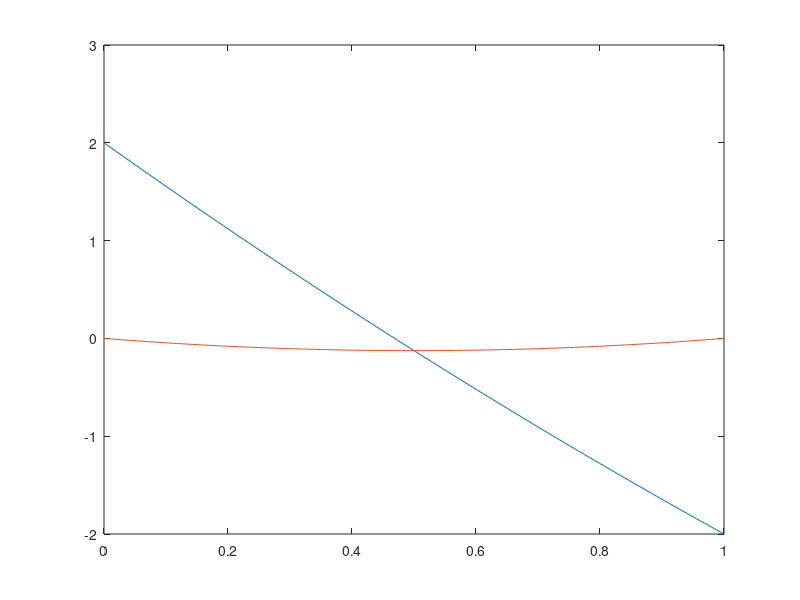
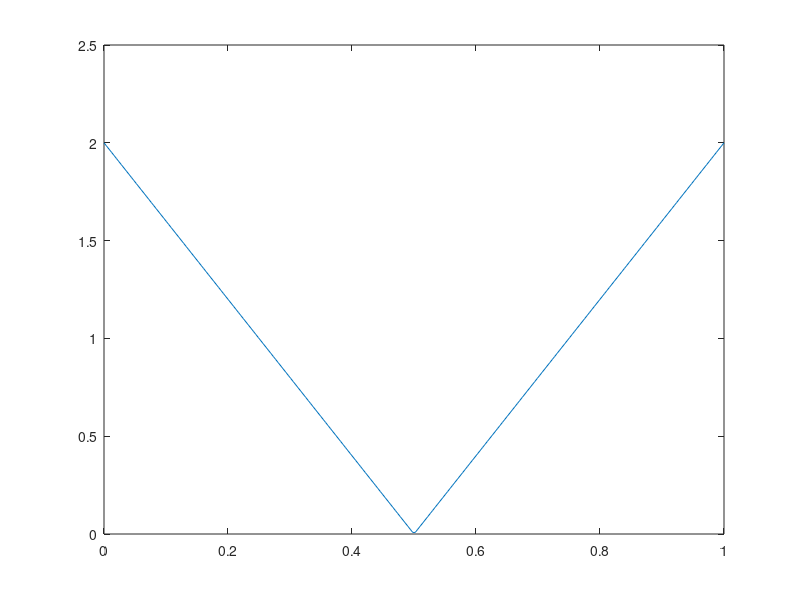
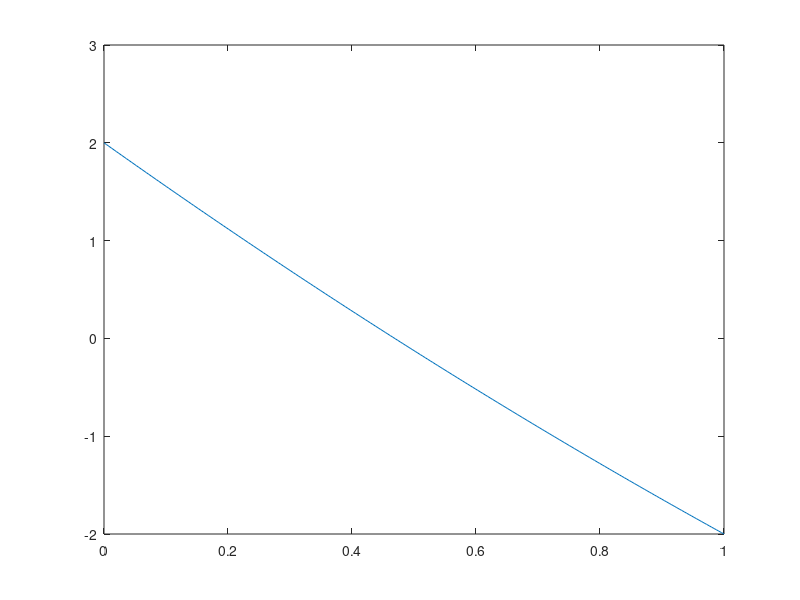
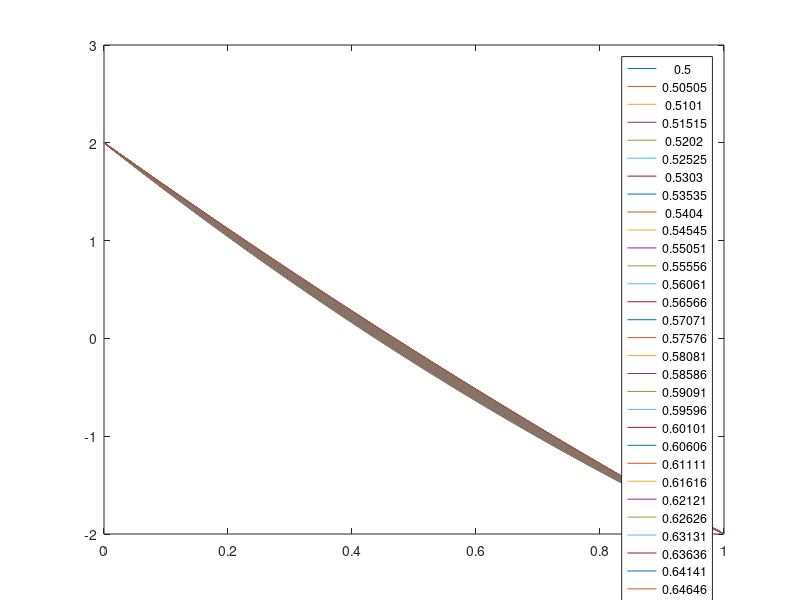

Write the MATLAB code that produced these figures, in order.
close all
clear all


n = 250;
X = linspace(0,1,n);
dx = X(2)-X(1);

k = 100;
mu = linspace(0.5,1,k);

g1 = 2;
g2 = -2;


A0 = 1/dx^2*toeplitz([-2 1 zeros(1,n-2)]);

A0(1,:) = [1 zeros(1,n-1)];
A0(end,:) = [ zeros(1,n-1) 1];

b0 = [g1 ;ones(n-2,1);g2 ];

u0 = A0\b0;


A = 1/dx^2*toeplitz([-2 1 zeros(1,n-2)]);
b = ones(n,1);
AA = zeros(n,n);

g1 = 0;
g2 = 0;

bb = [g1 ;zeros(n-2,1);g2 ];
tau = 1;
AA(1,1) = tau;
AA(end:end,end) = tau;
u = ones(n,1);
while max([abs(u(1)-g1),abs(u(end)-g2)]) > 1e-5
    A_solve = A +tau*AA;
    b_solve = b +tau*bb; 
    u = A_solve\b_solve;
    disp(['fom: ', num2str(tau), ': ', num2str(u(1))])
    tau = tau*2;
end
norm(u-u0)
tau = tau/2;

figure
plot(X,u0)
hold on
plot(X,u);

figure
plot(X,abs(u-u0));

%%
A_r = u0' * A0 * u0;
b_r = u0'*b0;
AA_r = u0' * (tau*AA) * u0;
bb_r = u0'*(tau*bb);
u_r = (A_r+AA_r)\(b_r+bb_r);
u_r = A_r\b_r;
u_L = u_r*u0;

figure
plot(X,u_L)


%%

S = zeros(n,k);
for i = 1:k
    S(:,i) = [1, zeros(1,n-1);  mu(i)*A0(2:n-1,:);  zeros(1,n-1),1]\b0;
end

[U, Sig,~] = svds(S,10);

close all
figure
% plot(X,u0);
% hold on
plot(X,S)
legend(num2str(mu'))

figure
semilogy(diag(Sig))

close all;
A_r = U' * A * U;
b_r = U'*b;
AA_r =  U' * (AA) * U;
bb_r =  U'*(bb);
u_r = (A_r+AA_r)\(b_r+bb_r);
u_L = U*u_r;
tau = 1e14;
while max([abs(u_L(1)-g1),abs(u_L(end)-g2)]) > 1e-5
    u_r = (A_r+tau*AA_r)\(b_r+tau*bb_r);
    u_L = U*u_r;
    disp(['rom: ', num2str(tau), ': ', num2str(u_L(1)-g1)])
    tau = tau*2;
end

figure
plot(X,u_L)
hold on;
plot(X,u)
plot(X,S(:,end))
legend('rom','fom','fom - normal bc');

figure
plot(X,abs(u-u_L))